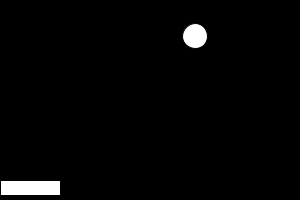
Frame 1 (no input)
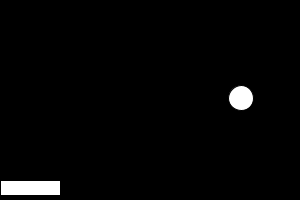
Frame 60 (the mouse pressed at the canvas centre just before this capture)
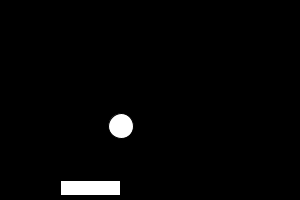
Frame 120 (the mouse held since frame 60 and released just before this capture)

The Processing sketch that drew these frames (run headless with seeded random() and noise(); from frame 60 on, the mouse is pressed at the canvas centre):

// Processing sketch: processing_83965
// ── processing_83965.pde

//Hanson T. Cp1 16/17 Pong
Paddle paddle;
Ball ball;
int g;
void setup()
{
  size(300, 200);
  paddle = new Paddle();
  ball = new Ball();
}
void draw()
{
  background(0);
  ball.move();
  ball.bounce();
  ball.show();
  paddle.move();
  paddle.show();
}
class Paddle 
{
  void move()
  {
    if (mousePressed == true && mouseX < g)
    {
      g--;
    }
    else if (mousePressed == true && mouseX > g)
    {
      g++;
    }
  }
   void show()
  {
    fill(255,255,255);
    rect(g, 180, 60, 15);
  }
}
  class Ball
  {
    int x, y, z;
    boolean up, right;
    Ball()
    {
      x = int(random(300));
      y = int(random(150));
      z = int(random(275));
      up = true;
      right = true;
    }
    void move()
    {
      if (up == true)
      {
        y-=2;
      }
      else
      {
        y+=2;
      }
      if (right == true)
      {
        x+=2;
      }
      else
      {
        x-=2;
      }
    }
    void bounce()
    {
      if (x < 10)
      {
        right = true;
      }
      if (x > 275)
      {
        right = false;
      }
      if (y < 10)
      {
        up = false;
      }
      if (y > 170)
      {
        up = true;
      }
    }

    void show()
    {
      ellipse(x, y, 25, 25);
    }
  }
